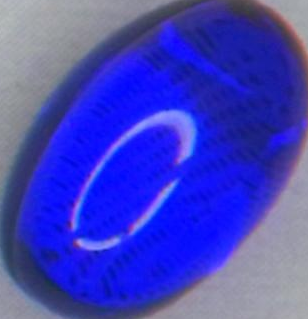
#> input picture notebooks/individual_pills_transparent/pill_1.png, 308 x 319 px
$ jupyter execute feature_extraction.ipynb
#> lines starting #> are read from the running program, lines starting #| are printed output that depends on the picture
[cell 1]
import cv2
import matplotlib.pyplot as plt
import numpy as np
import skimage.measure

[cell 2]
img = cv2.imread("./individual_pills_transparent/pill_1.png")
#> img is the input picture: shape (319, 308, 3); mean B, G, R 189.6, 67.4, 66.6
img = cv2.cvtColor(img, cv2.COLOR_BGR2RGBA)
#> img: shape (319, 308, 4)

plt.figure(figsize=(5,5))
plt.imshow(img)
plt.axis(False)
plt.show()

[cell 3]
gray = cv2.cvtColor(img, cv2.COLOR_BGR2GRAY)
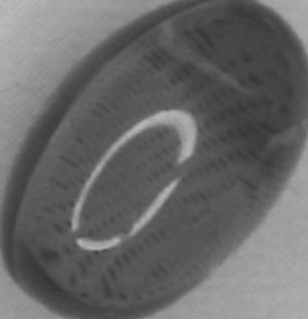
#> gray: shape (319, 308); min 52, max 188, mean 103.9

plt.figure(figsize=(5,5))
plt.imshow(gray, cmap="gray")
plt.axis(False)
plt.show()

[cell 4]
# Convert the image to a binary image (2D) for regionprops
binary_img = cv2.cvtColor(img, cv2.COLOR_RGBA2GRAY)  # Convert to grayscale
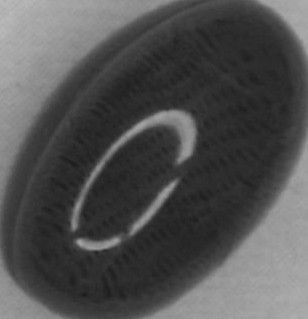
#> binary_img: shape (319, 308); min 28, max 187, mean 81.1
binary_img = binary_img > 0  # Convert to binary (True for non-zero pixels)
#> binary_img: shape (319, 308) bool; every value is 1

props = skimage.measure.regionprops(binary_img.astype(int))[0]
features = {}  # your single object

features["area"] = props.area
features["perimeter"] = props.perimeter
features["equivalent_diameter"] = props.equivalent_diameter_area
features["major_axis"] = props.major_axis_length
features["minor_axis"] = props.minor_axis_length
features["eccentricity"] = props.eccentricity
features["extent"] = props.extent
features["solidity"] = props.solidity
features["convex_area"] = props.convex_area
features["euler_number"] = props.euler_number
features["orientation"] = props.orientation

# Derived ones that help linear SVM a lot
features["circularity"] = 4 * np.pi * features["area"] / (features["perimeter"]**2) if features["perimeter"] > 0 else 0
features["aspect_ratio"] = features["major_axis"] / features["minor_axis"] if features["minor_axis"] > 0 else 1
features["compactness"] = features["perimeter"]**2 / (4 * np.pi * features["area"])
features["roundness"] = 4 * features["area"] / (np.pi * features["major_axis"]**2)
